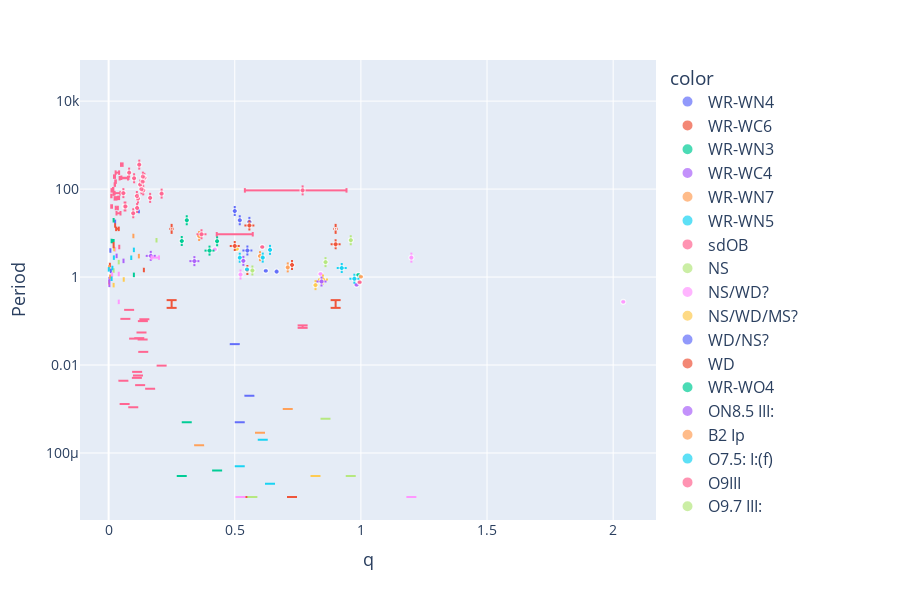

Notebook code cell kept with this figure:
### Code cell
# Plot q vs M1
plotly_vars("q", "Period", catalog_data, data=data, logy=True)

### Figure 1 — Plotly figure (JSON) as saved in the notebook; plotly's stock layout.template omitted (floating-point values rounded to 4 significant figures; data arrays with more than 128 entries replaced by an {"elided": "..."} marker saying what was removed)
{"data": [{"customdata": [["BAT99 19", "O6 V"], ["BAT99 49", "O9 V"], ["BAT99 59", "O9 V"], ["BAT99 64", "O9 V"], ["SMC AB 7", "O-O6 I"]], "error_x": {"array": [-0.532, -0.38, NaN, NaN, -0.5], "arrayminus": [0.532, 0.38, NaN, NaN, 0.5]}, "error_y": {"array": [-17.99, -31.66, -4.712, -37.53, -19.56], "arrayminus": [17.99, 31.66, 4.712, 37.53, 19.56]}, "hovertemplate": "color=WR-WN4<br>q=%{x}<br>Period=%{y}<br>size=%{marker.size}<br>System Name=%{customdata[0]}<br>Type1=%{customdata[1]}<extra></extra>", "legendgroup": "WR-WN4", "marker": {"color": "#636efa", "size": [5, 5, 5, 5, 5], "sizemode": "area", "sizeref": 0.2, "symbol": "circle"}, "mode": "markers", "name": "WR-WN4", "showlegend": true, "type": "scattergl", "x": [0.558, 0.5, NaN, NaN, 0.52], "xaxis": "x", "y": [17.99, 31.69, 4.713, 37.59, 19.56], "yaxis": "y"}, {"customdata": [["BAT99 28", "O5 V"]], "error_x": {"array": [-0.532], "arrayminus": [0.532]}, "error_y": {"array": [NaN], "arrayminus": [NaN]}, "hovertemplate": "color=WR-WC6<br>q=%{x}<br>Period=%{y}<br>size=%{marker.size}<br>System Name=%{customdata[0]}<br>Type1=%{customdata[1]}<extra></extra>", "legendgroup": "WR-WC6", "marker": {"color": "#EF553B", "size": [5], "sizemode": "area", "sizeref": 0.2, "symbol": "circle"}, "mode": "markers", "name": "WR-WC6", "showlegend": true, "type": "scattergl", "x": [0.558], "xaxis": "x", "y": [14.93], "yaxis": "y"}, {"customdata": [["BAT99 29", "B1.5 V"], ["BAT99 43", "O9 V"], ["BAT99 71", "O6.5 V"], ["BAT99 92", "O6 V"], ["BAT99 126", "O7 V"], ["SMC AB 3", "O-O9"], ["SMC AB 6", "O-O5.5 V"]], "error_x": {"array": [NaN, NaN, NaN, NaN, NaN, NaN, -0.41], "arrayminus": [NaN, NaN, NaN, NaN, NaN, NaN, 0.41]}, "error_y": {"array": [-2.201, -2.816, -2.326, -4.312, -25.46, -10.05, -6.538], "arrayminus": [2.201, 2.816, 2.326, 4.312, 25.46, 10.05, 6.538]}, "hovertemplate": "color=WR-WN3<br>q=%{x}<br>Period=%{y}<br>size=%{marker.size}<br>System Name=%{customdata[0]}<br>Type1=%{customdata[1]}<extra></extra>", "legendgroup": "WR-WN3", "marker": {"color": "#00cc96", "size": [5, 5, 5, 5, 5, 5, 5], "sizemode": "area", "sizeref": 0.2, "symbol": "circle"}, "mode": "markers", "name": "WR-WN3", "showlegend": true, "type": "scattergl", "x": [NaN, NaN, NaN, NaN, NaN, NaN, 0.43], "xaxis": "x", "y": [2.202, 2.816, 2.326, 4.312, 25.5, 10.05, 6.538], "yaxis": "y"}, {"customdata": [["BAT99 38", "O-uncertain"], ["BAT99 39", "O6 V"]], "error_x": {"array": [NaN, -0.135], "arrayminus": [NaN, 0.135]}, "error_y": {"array": [NaN, NaN], "arrayminus": [NaN, NaN]}, "hovertemplate": "color=WR-WC4<br>q=%{x}<br>Period=%{y}<br>size=%{marker.size}<br>System Name=%{customdata[0]}<br>Type1=%{customdata[1]}<extra></extra>", "legendgroup": "WR-WC4", "marker": {"color": "#ab63fa", "size": [5, 5], "sizemode": "area", "sizeref": 0.2, "symbol": "circle"}, "mode": "markers", "name": "WR-WC4", "showlegend": true, "type": "scattergl", "x": [NaN, 0.167], "xaxis": "x", "y": [3.033, 3.033], "yaxis": "y"}, {"customdata": [["BAT99 77", "O7.5 III"]], "error_x": {"array": [-0.48], "arrayminus": [0.48]}, "error_y": {"array": [-3.003], "arrayminus": [3.003]}, "hovertemplate": "color=WR-WN7<br>q=%{x}<br>Period=%{y}<br>size=%{marker.size}<br>System Name=%{customdata[0]}<br>Type1=%{customdata[1]}<extra></extra>", "legendgroup": "WR-WN7", "marker": {"color": "#FFA15A", "size": [5], "sizemode": "area", "sizeref": 0.2, "symbol": "circle"}, "mode": "markers", "name": "WR-WN7", "showlegend": true, "type": "scattergl", "x": [0.6], "xaxis": "x", "y": [3.003], "yaxis": "y"}, {"customdata": [["BAT99 103", "O4 V"], ["BAT99 129", "O4 V"]], "error_x": {"array": [-0.43, -0.59], "arrayminus": [0.43, 0.59]}, "error_y": {"array": [-2.759, -2.768], "arrayminus": [2.759, 2.768]}, "hovertemplate": "color=WR-WN5<br>q=%{x}<br>Period=%{y}<br>size=%{marker.size}<br>System Name=%{customdata[0]}<br>Type1=%{customdata[1]}<extra></extra>", "legendgroup": "WR-WN5", "marker": {"color": "#19d3f3", "size": [5, 5], "sizemode": "area", "sizeref": 0.2, "symbol": "circle"}, "mode": "markers", "name": "WR-WN5", "showlegend": true, "type": "scattergl", "x": [0.52, 0.611], "xaxis": "x", "y": [2.759, 2.769], "yaxis": "y"}, {"customdata": [["HD58978", "Be"], ["HD200120", "Be"], ["HD10516", "Be"], ["HD55606", "Be"], ["HD109387", "Be"], ["HD113120", "Be"], ["HD137387", "Be"], ["HD152478", "Be"], ["HD157042", "Be"], ["HD41335", "Be"], ["HD161306", "Be"], ["HD183537", "Be"], ["HD191610", "Be"], ["HD194335", "Be"], ["HD200310", "Be"], ["HD167128", "Be"]], "error_x": {"array": [-0.07608, -0.05046, -0.09946, -0.1246, -0.08547, -0.06291, -0.1101, -0.04, -0.02427, -0.012, -0.1115, -0.1008, -0.06595, -0.1229, -0.106, -0.05179], "arrayminus": [0.08461, 0.06596, 0.101, 0.1258, 0.09273, 0.09105, 0.1141, 0.05385, 0.05746, 0.03476, 0.1131, 0.102, 0.07229, 0.1263, 0.1085, 0.05341]}, "error_y": {"array": [-37.25, -28.19, -126.7, -93.74, -61.54, -181.4, -192.0, -236.3, -176.1, -80.87, -99.26, -69.52, -359.2, -63.14, -147.6, -40.32], "arrayminus": [37.25, 28.19, 126.7, 93.74, 61.54, 181.4, 192.0, 236.3, 176.1, 80.87, 99.26, 69.52, 359.2, 63.14, 147.6, 40.32]}, "hovertemplate": "color=sdOB<br>q=%{x}<br>Period=%{y}<br>size=%{marker.size}<br>System Name=%{customdata[0]}<br>Type1=%{customdata[1]}<extra></extra>", "legendgroup": "sdOB", "marker": {"color": "#FF6692", "size": [5, 5, 5, 5, 5, 5, 5, 5, 5, 5, 5, 5, 5, 5, 5, 5], "sizemode": "area", "sizeref": 0.2, "symbol": "circle"}, "mode": "markers", "name": "sdOB", "showlegend": true, "type": "scattergl", "x": [0.113, 0.09745, 0.125, 0.1373, 0.1167, 0.1416, 0.1356, 0.08154, 0.1009, 0.05852, 0.1302, 0.1122, 0.1214, 0.1646, 0.1349, 0.06368], "xaxis": "x", "y": [37.25, 28.19, 126.7, 93.76, 61.55, 181.5, 192.1, 236.5, 176.2, 80.87, 99.31, 69.53, 359.3, 63.15, 147.6, 40.33], "yaxis": "y"}, {"customdata": [["Gaia NS1", "MS"], ["J0553-1349", "MS"], ["J2057-4742", "MS"], ["J1553-6846", "MS"], ["J2102+3703", "MS"], ["J0742-4749", "MS"], ["J0152-2049", "MS"], ["J0003-5604", "MS"], ["J1733+5808", "MS"], ["J1150-2203", "MS"], ["J1449+6919", "MS"], ["J0217-7541", "MS"], ["J0639-3655", "MS"], ["J1739+4502", "MS"], ["J0036-0932", "MS"], ["J1048+6547", "MS"], ["J2145+2837", "MS"], ["J2244-2236", "MS"], ["J0824+5254", "MS"], ["J0230+5950", "MS"], ["J0634+6256", "MS"], ["PSR B1820-11", "MS/WD?"], ["PSR J1954+2529", "MS/WD?"]], "error_x": {"array": [NaN, NaN, NaN, NaN, NaN, NaN, NaN, NaN, NaN, NaN, NaN, NaN, NaN, NaN, NaN, NaN, NaN, NaN, NaN, NaN, NaN, NaN, NaN], "arrayminus": [NaN, NaN, NaN, NaN, NaN, NaN, NaN, NaN, NaN, NaN, NaN, NaN, NaN, NaN, NaN, NaN, NaN, NaN, NaN, NaN, NaN, NaN, NaN]}, "error_y": {"array": [-730.4, -189.0, -230.1, -310.1, -480.8, -497.2, -536.0, -561.5, -570.6, -631.6, -632.4, -635.4, -654.0, -656.8, -718.9, -822.0, -888.8, -937.8, -1023.0, -1024.0, -1044.0, -357.8, -82.72], "arrayminus": [730.4, 189.0, 230.1, 310.1, 480.8, 497.2, 536.0, 561.5, 570.6, 631.6, 632.4, 635.4, 654.0, 656.8, 718.9, 822.0, 888.8, 937.8, 1023.0, 1024.0, 1044.0, 357.8, 82.72]}, "hovertemplate": "color=NS<br>q=%{x}<br>Period=%{y}<br>size=%{marker.size}<br>System Name=%{customdata[0]}<br>Type1=%{customdata[1]}<extra></extra>", "legendgroup": "NS", "marker": {"color": "#B6E880", "size": [5, 5, 5, 5, 5, 5, 5, 5, 5, 5, 5, 5, 5, 5, 5, 5, 5, 5, 5, 5, 5, 5, 5], "sizemode": "area", "sizeref": 0.2, "symbol": "circle"}, "mode": "markers", "name": "NS", "showlegend": true, "type": "scattergl", "x": [NaN, NaN, NaN, NaN, NaN, NaN, NaN, NaN, NaN, NaN, NaN, NaN, NaN, NaN, NaN, NaN, NaN, NaN, NaN, NaN, NaN, NaN, NaN], "xaxis": "x", "y": [730.9, 189.1, 230.2, 310.2, 481.0, 497.6, 536.1, 561.8, 570.9, 631.8, 632.6, 636.1, 654.6, 657.4, 719.8, 827.0, 889.5, 938.3, 1027.0, 1029.0, 1046.0, 357.8, 82.72], "yaxis": "y"}, {"customdata": [["2XMM J1255", "MS"], ["2MASS J06163552", "MS"], ["LAMOST J1123", "MS"], ["56 UMa", "RG"], ["J0606+2132", "MS"], ["G3431", "MS"]], "error_x": {"array": [-1.0, NaN, -2.0, NaN, NaN, NaN], "arrayminus": [1.03, NaN, 2.0, NaN, NaN, NaN]}, "error_y": {"array": [-2.761, -0.8666, -0.2738, -16470.0, -2.774, -120.4], "arrayminus": [2.761, 0.8666, 0.2738, 16510.0, 2.774, 120.4]}, "hovertemplate": "color=NS/WD?<br>q=%{x}<br>Period=%{y}<br>size=%{marker.size}<br>System Name=%{customdata[0]}<br>Type1=%{customdata[1]}<extra></extra>", "legendgroup": "NS/WD?", "marker": {"color": "#FF97FF", "size": [5, 5, 5, 5, 5, 5], "sizemode": "area", "sizeref": 0.2, "symbol": "circle"}, "mode": "markers", "name": "NS/WD?", "showlegend": true, "type": "scattergl", "x": [1.2, NaN, 2.04, NaN, NaN, NaN], "xaxis": "x", "y": [2.761, 0.8666, 0.2738, 16910.0, 2.774, 120.6], "yaxis": "y"}, {"customdata": [["G8441", "RG"]], "error_x": {"array": [NaN], "arrayminus": [NaN]}, "error_y": {"array": [-46.69], "arrayminus": [46.73]}, "hovertemplate": "color=NS/WD/MS?<br>q=%{x}<br>Period=%{y}<br>size=%{marker.size}<br>System Name=%{customdata[0]}<br>Type1=%{customdata[1]}<extra></extra>", "legendgroup": "NS/WD/MS?", "marker": {"color": "#FECB52", "size": [5], "sizemode": "area", "sizeref": 0.2, "symbol": "circle"}, "mode": "markers", "name": "NS/WD/MS?", "showlegend": true, "type": "scattergl", "x": [NaN], "xaxis": "x", "y": [46.81], "yaxis": "y"}, {"customdata": [["LAMOST J2354", "MS"], ["2MASS J1527", "MS"]], "error_x": {"array": [NaN, NaN], "arrayminus": [NaN, NaN]}, "error_y": {"array": [-0.4799, -0.2557], "arrayminus": [0.4799, 0.2557]}, "hovertemplate": "color=WD/NS?<br>q=%{x}<br>Period=%{y}<br>size=%{marker.size}<br>System Name=%{customdata[0]}<br>Type1=%{customdata[1]}<extra></extra>", "legendgroup": "WD/NS?", "marker": {"color": "#636efa", "size": [5, 5], "sizemode": "area", "sizeref": 0.2, "symbol": "circle"}, "mode": "markers", "name": "WD/NS?", "showlegend": true, "type": "scattergl", "x": [NaN, NaN], "xaxis": "x", "y": [0.4799, 0.2557], "yaxis": "y"}, {"customdata": {"elided": "3618x2 str values"}, "error_x": {"array": {"elided": "3618 float values"}, "arrayminus": {"elided": "3618 float values"}}, "error_y": {"array": {"elided": "3618 float values"}, "arrayminus": {"elided": "3618 float values"}}, "hovertemplate": "color=WD<br>q=%{x}<br>Period=%{y}<br>size=%{marker.size}<br>System Name=%{customdata[0]}<br>Type1=%{customdata[1]}<extra></extra>", "legendgroup": "WD", "marker": {"color": "#EF553B", "size": {"elided": "3618 int values"}, "sizemode": "area", "sizeref": 0.2, "symbol": "circle"}, "mode": "markers", "name": "WD", "showlegend": true, "type": "scattergl", "x": {"elided": "3618 float values"}, "xaxis": "x", "y": {"elided": "3618 float values"}, "yaxis": "y"}, {"customdata": [["SMC AB 8", "O-O4 V"]], "error_x": {"array": [-0.29], "arrayminus": [0.29]}, "error_y": {"array": [-19.56], "arrayminus": [19.56]}, "hovertemplate": "color=WR-WO4<br>q=%{x}<br>Period=%{y}<br>size=%{marker.size}<br>System Name=%{customdata[0]}<br>Type1=%{customdata[1]}<extra></extra>", "legendgroup": "WR-WO4", "marker": {"color": "#00cc96", "size": [5], "sizemode": "area", "sizeref": 0.2, "symbol": "circle"}, "mode": "markers", "name": "WR-WO4", "showlegend": true, "type": "scattergl", "x": [0.31], "xaxis": "x", "y": [19.56], "yaxis": "y"}, {"customdata": [["VFTS 061", "O9.7: V:"]], "error_x": {"array": [-0.475], "arrayminus": [0.475]}, "error_y": {"array": [-2.333], "arrayminus": [2.333]}, "hovertemplate": "color=ON8.5 III:<br>q=%{x}<br>Period=%{y}<br>size=%{marker.size}<br>System Name=%{customdata[0]}<br>Type1=%{customdata[1]}<extra></extra>", "legendgroup": "ON8.5 III:", "marker": {"color": "#ab63fa", "size": [5], "sizemode": "area", "sizeref": 0.2, "symbol": "circle"}, "mode": "markers", "name": "ON8.5 III:", "showlegend": true, "type": "scattergl", "x": [0.534], "xaxis": "x", "y": [2.333], "yaxis": "y"}, {"customdata": [["VFTS 652", "O9 III:"]], "error_x": {"array": [-0.261], "arrayminus": [0.261]}, "error_y": {"array": [-8.589], "arrayminus": [8.589]}, "hovertemplate": "color=B2 Ip<br>q=%{x}<br>Period=%{y}<br>size=%{marker.size}<br>System Name=%{customdata[0]}<br>Type1=%{customdata[1]}<extra></extra>", "legendgroup": "B2 Ip", "marker": {"color": "#FFA15A", "size": [5], "sizemode": "area", "sizeref": 0.2, "symbol": "circle"}, "mode": "markers", "name": "B2 Ip", "showlegend": true, "type": "scattergl", "x": [0.359], "xaxis": "x", "y": [8.589], "yaxis": "y"}, {"customdata": [["VFTS 538", "ON9 Ia"]], "error_x": {"array": [-0.54], "arrayminus": [0.54]}, "error_y": {"array": [-4.16], "arrayminus": [4.16]}, "hovertemplate": "color=O7.5: I:(f)<br>q=%{x}<br>Period=%{y}<br>size=%{marker.size}<br>System Name=%{customdata[0]}<br>Type1=%{customdata[1]}<extra></extra>", "legendgroup": "O7.5: I:(f)", "marker": {"color": "#19d3f3", "size": [5], "sizemode": "area", "sizeref": 0.2, "symbol": "circle"}, "mode": "markers", "name": "O7.5: I:(f)", "showlegend": true, "type": "scattergl", "x": [0.64], "xaxis": "x", "y": [4.16], "yaxis": "y"}, {"customdata": [["HV 2543", "O8V:"]], "error_x": {"array": [-0.567], "arrayminus": [0.567]}, "error_y": {"array": [-4.829], "arrayminus": [4.829]}, "hovertemplate": "color=O9III<br>q=%{x}<br>Period=%{y}<br>size=%{marker.size}<br>System Name=%{customdata[0]}<br>Type1=%{customdata[1]}<extra></extra>", "legendgroup": "O9III", "marker": {"color": "#FF6692", "size": [5], "sizemode": "area", "sizeref": 0.2, "symbol": "circle"}, "mode": "markers", "name": "O9III", "showlegend": true, "type": "scattergl", "x": [0.609], "xaxis": "x", "y": [4.829], "yaxis": "y"}, {"customdata": [["VFTS 450", "O7::"]], "error_x": {"array": [-0.77], "arrayminus": [0.77]}, "error_y": {"array": [-6.892], "arrayminus": [6.892]}, "hovertemplate": "color=O9.7 III:<br>q=%{x}<br>Period=%{y}<br>size=%{marker.size}<br>System Name=%{customdata[0]}<br>Type1=%{customdata[1]}<extra></extra>", "legendgroup": "O9.7 III:", "marker": {"color": "#B6E880", "size": [5], "sizemode": "area", "sizeref": 0.2, "symbol": "circle"}, "mode": "markers", "name": "O9.7 III:", "showlegend": true, "type": "scattergl", "x": [0.96], "xaxis": "x", "y": [6.892], "yaxis": "y"}, {"customdata": [["W61 28-22", "O7V"]], "error_x": {"array": [-0.395], "arrayminus": [0.395]}, "error_y": {"array": [-4.251], "arrayminus": [4.251]}, "hovertemplate": "color= O8.5III<br>q=%{x}<br>Period=%{y}<br>size=%{marker.size}<br>System Name=%{customdata[0]}<br>Type1=%{customdata[1]}<extra></extra>", "legendgroup": " O8.5III", "marker": {"color": "#FF97FF", "size": [5], "sizemode": "area", "sizeref": 0.2, "symbol": "circle"}, "mode": "markers", "name": " O8.5III", "showlegend": true, "type": "scattergl", "x": [0.421], "xaxis": "x", "y": [4.251], "yaxis": "y"}, {"customdata": [["HV 2241", "O7 III"]], "error_x": {"array": [-0.486], "arrayminus": [0.486]}, "error_y": {"array": [-4.343], "arrayminus": [4.343]}, "hovertemplate": "color=B0 III<br>q=%{x}<br>Period=%{y}<br>size=%{marker.size}<br>System Name=%{customdata[0]}<br>Type1=%{customdata[1]}<extra></extra>", "legendgroup": "B0 III", "marker": {"color": "#FECB52", "size": [5], "sizemode": "area", "sizeref": 0.2, "symbol": "circle"}, "mode": "markers", "name": "B0 III", "showlegend": true, "type": "scattergl", "x": [0.508], "xaxis": "x", "y": [4.343], "yaxis": "y"}, {"customdata": [["TT Aur", "B2V"]], "error_x": {"array": [NaN], "arrayminus": [NaN]}, "error_y": {"array": [-1.333], "arrayminus": [1.333]}, "hovertemplate": "color=B4<br>q=%{x}<br>Period=%{y}<br>size=%{marker.size}<br>System Name=%{customdata[0]}<br>Type1=%{customdata[1]}<extra></extra>", "legendgroup": "B4", "marker": {"color": "#636efa", "size": [5], "sizemode": "area", "sizeref": 0.2, "symbol": "circle"}, "mode": "markers", "name": "B4", "showlegend": true, "type": "scattergl", "x": [0.666], "xaxis": "x", "y": [1.333], "yaxis": "y"}, {"customdata": [["Mu1 Sco", "B1V"]], "error_x": {"array": [-0.41], "arrayminus": [0.41]}, "error_y": {"array": [-1.446], "arrayminus": [1.446]}, "hovertemplate": "color=B:<br>q=%{x}<br>Period=%{y}<br>size=%{marker.size}<br>System Name=%{customdata[0]}<br>Type1=%{customdata[1]}<extra></extra>", "legendgroup": "B:", "marker": {"color": "#EF553B", "size": [5], "sizemode": "area", "sizeref": 0.2, "symbol": "circle"}, "mode": "markers", "name": "B:", "showlegend": true, "type": "scattergl", "x": [0.55], "xaxis": "x", "y": [1.446], "yaxis": "y"}, {"customdata": [["SV Gem", "B3"]], "error_x": {"array": [NaN], "arrayminus": [NaN]}, "error_y": {"array": [NaN], "arrayminus": [NaN]}, "hovertemplate": "color=F:6.5:IV:<br>q=%{x}<br>Period=%{y}<br>size=%{marker.size}<br>System Name=%{customdata[0]}<br>Type1=%{customdata[1]}<extra></extra>", "legendgroup": "F:6.5:IV:", "marker": {"color": "#00cc96", "size": [5], "sizemode": "area", "sizeref": 0.2, "symbol": "circle"}, "mode": "markers", "name": "F:6.5:IV:", "showlegend": true, "type": "scattergl", "x": [0.4], "xaxis": "x", "y": [4.0], "yaxis": "y"}, {"customdata": [["V454 Cyg", "B2.5V"]], "error_x": {"array": [NaN], "arrayminus": [NaN]}, "error_y": {"array": [NaN], "arrayminus": [NaN]}, "hovertemplate": "color=B7III<br>q=%{x}<br>Period=%{y}<br>size=%{marker.size}<br>System Name=%{customdata[0]}<br>Type1=%{customdata[1]}<extra></extra>", "legendgroup": "B7III", "marker": {"color": "#ab63fa", "size": [5], "sizemode": "area", "sizeref": 0.2, "symbol": "circle"}, "mode": "markers", "name": "B7III", "showlegend": true, "type": "scattergl", "x": [0.34], "xaxis": "x", "y": [2.31], "yaxis": "y"}, {"customdata": [["Gaia BH1", "MS"], ["Gaia BH2", "RG"], ["Gaia BH3", "RG"], ["VFTS 243", "O7V"], ["NGC 3201 #12560", "MS"], ["HD 130298", "O6.5III"]], "error_x": {"array": [NaN, NaN, NaN, NaN, NaN, NaN], "arrayminus": [NaN, NaN, NaN, NaN, NaN, NaN]}, "error_y": {"array": [-185.4, -1276.0, -4155.0, -10.4, -166.9, -14.63], "arrayminus": [185.4, 1276.0, 4155.0, 10.4, 166.9, 14.63]}, "hovertemplate": "color=BH<br>q=%{x}<br>Period=%{y}<br>size=%{marker.size}<br>System Name=%{customdata[0]}<br>Type1=%{customdata[1]}<extra></extra>", "legendgroup": "BH", "marker": {"color": "#FFA15A", "size": [5, 5, 5, 5, 5, 5], "sizemode": "area", "sizeref": 0.2, "symbol": "circle"}, "mode": "markers", "name": "BH", "showlegend": true, "type": "scattergl", "x": [NaN, NaN, NaN, NaN, NaN, NaN], "xaxis": "x", "y": [185.4, 1277.0, 4253.0, 10.4, 167.0, 14.63], "yaxis": "y"}, {"customdata": [["G3425", "RG"]], "error_x": {"array": [NaN], "arrayminus": [NaN]}, "error_y": {"array": [-875.0], "arrayminus": [875.0]}, "hovertemplate": "color=BH?<br>q=%{x}<br>Period=%{y}<br>size=%{marker.size}<br>System Name=%{customdata[0]}<br>Type1=%{customdata[1]}<extra></extra>", "legendgroup": "BH?", "marker": {"color": "#19d3f3", "size": [5], "sizemode": "area", "sizeref": 0.2, "symbol": "circle"}, "mode": "markers", "name": "BH?", "showlegend": true, "type": "scattergl", "x": [NaN], "xaxis": "x", "y": [877.0], "yaxis": "y"}, {"customdata": [["VFTS 291", "B"], ["LB-1", "B3Ve"], ["NGC 1850 BH1", "MS"], ["HR 6819", "B2-3Ve"], ["2dFS 163", "B0-1Ve"], ["2dFS 2553", "Be"], ["Sk -71 35", "O9Ve"], ["SMCSGS-FS 69", "Be"], ["Gamma Columbae", "?"], ["Upsilon Sagittarii", "B"]], "error_x": {"array": [NaN, -0.19, NaN, -0.0534, NaN, 0.174, 0.203, NaN, NaN, NaN], "arrayminus": [NaN, 0.19, NaN, 0.0534, NaN, 0.229, -0.0602, NaN, NaN, NaN]}, "error_y": {"array": [-108.0, -78.79, NaN, -40.22, NaN, -93.53, NaN, NaN, NaN, NaN], "arrayminus": [108.0, 78.79, NaN, 40.22, NaN, 93.52, NaN, NaN, NaN, NaN]}, "hovertemplate": "color=SS<br>q=%{x}<br>Period=%{y}<br>size=%{marker.size}<br>System Name=%{customdata[0]}<br>Type1=%{customdata[1]}<extra></extra>", "legendgroup": "SS", "marker": {"color": "#FF6692", "size": [5, 5, 5, 5, 5, 5, 5, 5, 5, 5], "sizemode": "area", "sizeref": 0.2, "symbol": "circle"}, "mode": "markers", "name": "SS", "showlegend": true, "type": "scattergl", "x": [NaN, 0.21, NaN, 0.0667, NaN, 0.769, 0.3684, NaN, NaN, NaN], "xaxis": "x", "y": [108.1, 78.8, 5.04, 40.34, NaN, 93.6, 9.399, NaN, NaN, 137.9], "yaxis": "y"}, {"customdata": [["LSS 3074", "O6-7:(f):, Contact"]], "error_x": {"array": [-0.82], "arrayminus": [0.82]}, "error_y": {"array": [-2.185], "arrayminus": [2.185]}, "hovertemplate": "color=O4 f +, Contact<br>q=%{x}<br>Period=%{y}<br>size=%{marker.size}<br>System Name=%{customdata[0]}<br>Type1=%{customdata[1]}<extra></extra>", "legendgroup": "O4 f +, Contact", "marker": {"color": "#B6E880", "size": [5], "sizemode": "area", "sizeref": 0.2, "symbol": "circle"}, "mode": "markers", "name": "O4 f +, Contact", "showlegend": true, "type": "scattergl", "x": [0.86], "xaxis": "x", "y": [2.185], "yaxis": "y"}, {"customdata": [["MY Cam", "O4.5-6V, Contact"]], "error_x": {"array": [-0.8], "arrayminus": [0.8]}, "error_y": {"array": [-1.175], "arrayminus": [1.175]}, "hovertemplate": "color=O6V, Contact<br>q=%{x}<br>Period=%{y}<br>size=%{marker.size}<br>System Name=%{customdata[0]}<br>Type1=%{customdata[1]}<extra></extra>", "legendgroup": "O6V, Contact", "marker": {"color": "#FF97FF", "size": [5], "sizemode": "area", "sizeref": 0.2, "symbol": "circle"}, "mode": "markers", "name": "O6V, Contact", "showlegend": true, "type": "scattergl", "x": [0.84], "xaxis": "x", "y": [1.175], "yaxis": "y"}, {"customdata": [["OGLE SMC-SC10 108086", "O9V, Contact"]], "error_x": {"array": [-0.79], "arrayminus": [0.79]}, "error_y": {"array": [NaN], "arrayminus": [NaN]}, "hovertemplate": "color=O9.5-B0V, Contact<br>q=%{x}<br>Period=%{y}<br>size=%{marker.size}<br>System Name=%{customdata[0]}<br>Type1=%{customdata[1]}<extra></extra>", "legendgroup": "O9.5-B0V, Contact", "marker": {"color": "#FECB52", "size": [5], "sizemode": "area", "sizeref": 0.2, "symbol": "circle"}, "mode": "markers", "name": "O9.5-B0V, Contact", "showlegend": true, "type": "scattergl", "x": [0.85], "xaxis": "x", "y": [0.8831], "yaxis": "y"}, {"customdata": [["TU Mus", "O7V, Contact"]], "error_x": {"array": [-0.614], "arrayminus": [0.614]}, "error_y": {"array": [-1.387], "arrayminus": [1.387]}, "hovertemplate": "color=O8V, Contact<br>q=%{x}<br>Period=%{y}<br>size=%{marker.size}<br>System Name=%{customdata[0]}<br>Type1=%{customdata[1]}<extra></extra>", "legendgroup": "O8V, Contact", "marker": {"color": "#636efa", "size": [5], "sizemode": "area", "sizeref": 0.2, "symbol": "circle"}, "mode": "markers", "name": "O8V, Contact", "showlegend": true, "type": "scattergl", "x": [0.623], "xaxis": "x", "y": [1.387], "yaxis": "y"}, {"customdata": [["V382 Cyg", "O6.5V((f)), Contact"]], "error_x": {"array": [-0.722], "arrayminus": [0.722]}, "error_y": {"array": [-1.886], "arrayminus": [1.886]}, "hovertemplate": "color=O6V((f)), Contact<br>q=%{x}<br>Period=%{y}<br>size=%{marker.size}<br>System Name=%{customdata[0]}<br>Type1=%{customdata[1]}<extra></extra>", "legendgroup": "O6V((f)), Contact", "marker": {"color": "#EF553B", "size": [5], "sizemode": "area", "sizeref": 0.2, "symbol": "circle"}, "mode": "markers", "name": "O6V((f)), Contact", "showlegend": true, "type": "scattergl", "x": [0.727], "xaxis": "x", "y": [1.886], "yaxis": "y"}, {"customdata": [["VFTS 352", "O4.5 V(n)((fc))z, Contact"]], "error_x": {"array": [-0.89], "arrayminus": [0.89]}, "error_y": {"array": [-1.124], "arrayminus": [1.124]}, "hovertemplate": "color=O5.5 V(n)((fc))z, Contact<br>q=%{x}<br>Period=%{y}<br>size=%{marker.size}<br>System Name=%{customdata[0]}<br>Type1=%{customdata[1]}<extra></extra>", "legendgroup": "O5.5 V(n)((fc))z, Contact", "marker": {"color": "#00cc96", "size": [5], "sizemode": "area", "sizeref": 0.2, "symbol": "circle"}, "mode": "markers", "name": "O5.5 V(n)((fc))z, Contact", "showlegend": true, "type": "scattergl", "x": [0.99], "xaxis": "x", "y": [1.124], "yaxis": "y"}, {"customdata": [["CT Tau", "B1V, Contact"], ["GU Mon", "B1V, Contact"]], "error_x": {"array": [-0.98, -0.973], "arrayminus": [0.98, 0.973]}, "error_y": {"array": [-0.6668, -0.8966], "arrayminus": [0.6668, 0.8966]}, "hovertemplate": "color=B1V, Contact<br>q=%{x}<br>Period=%{y}<br>size=%{marker.size}<br>System Name=%{customdata[0]}<br>Type1=%{customdata[1]}<extra></extra>", "legendgroup": "B1V, Contact", "marker": {"color": "#ab63fa", "size": [5, 5], "sizemode": "area", "sizeref": 0.2, "symbol": "circle"}, "mode": "markers", "name": "B1V, Contact", "showlegend": true, "type": "scattergl", "x": [0.983, 0.976], "xaxis": "x", "y": [0.6668, 0.8966], "yaxis": "y"}, {"customdata": [["SV Cen", "B, Contact?"]], "error_x": {"array": [-0.708], "arrayminus": [0.708]}, "error_y": {"array": [-1.657], "arrayminus": [1.657]}, "hovertemplate": "color=B, Contact?<br>q=%{x}<br>Period=%{y}<br>size=%{marker.size}<br>System Name=%{customdata[0]}<br>Type1=%{customdata[1]}<extra></extra>", "legendgroup": "B, Contact?", "marker": {"color": "#FFA15A", "size": [5], "sizemode": "area", "sizeref": 0.2, "symbol": "circle"}, "mode": "markers", "name": "B, Contact?", "showlegend": true, "type": "scattergl", "x": [0.71], "xaxis": "x", "y": [1.658], "yaxis": "y"}, {"customdata": [["V606 Cen", "B0.5V, Contact"]], "error_x": {"array": [-0.5477], "arrayminus": [0.5477]}, "error_y": {"array": [-1.495], "arrayminus": [1.495]}, "hovertemplate": "color=B2V, Contact<br>q=%{x}<br>Period=%{y}<br>size=%{marker.size}<br>System Name=%{customdata[0]}<br>Type1=%{customdata[1]}<extra></extra>", "legendgroup": "B2V, Contact", "marker": {"color": "#19d3f3", "size": [5], "sizemode": "area", "sizeref": 0.2, "symbol": "circle"}, "mode": "markers", "name": "B2V, Contact", "showlegend": true, "type": "scattergl", "x": [0.5484], "xaxis": "x", "y": [1.495], "yaxis": "y"}, {"customdata": [["V701 Sco", "B1-1.5V, Contact"]], "error_x": {"array": [-0.993], "arrayminus": [0.993]}, "error_y": {"array": [-0.7619], "arrayminus": [0.7619]}, "hovertemplate": "color=B1-1.5V, Contact<br>q=%{x}<br>Period=%{y}<br>size=%{marker.size}<br>System Name=%{customdata[0]}<br>Type1=%{customdata[1]}<extra></extra>", "legendgroup": "B1-1.5V, Contact", "marker": {"color": "#FF6692", "size": [5], "sizemode": "area", "sizeref": 0.2, "symbol": "circle"}, "mode": "markers", "name": "B1-1.5V, Contact", "showlegend": true, "type": "scattergl", "x": [0.995], "xaxis": "x", "y": [0.7619], "yaxis": "y"}, {"customdata": [["V745 Cas", "B0V, Contact"]], "error_x": {"array": [-0.55], "arrayminus": [0.55]}, "error_y": {"array": [-1.411], "arrayminus": [1.411]}, "hovertemplate": "color=B1-2 IV/V, Contact<br>q=%{x}<br>Period=%{y}<br>size=%{marker.size}<br>System Name=%{customdata[0]}<br>Type1=%{customdata[1]}<extra></extra>", "legendgroup": "B1-2 IV/V, Contact", "marker": {"color": "#B6E880", "size": [5], "sizemode": "area", "sizeref": 0.2, "symbol": "circle"}, "mode": "markers", "name": "B1-2 IV/V, Contact", "showlegend": true, "type": "scattergl", "x": [0.57], "xaxis": "x", "y": [1.411], "yaxis": "y"}, {"customdata": [["VFTS 066", "B0V, Contact"]], "error_x": {"array": [-0.509], "arrayminus": [0.509]}, "error_y": {"array": [-1.141], "arrayminus": [1.141]}, "hovertemplate": "color=B1.5III, Contact<br>q=%{x}<br>Period=%{y}<br>size=%{marker.size}<br>System Name=%{customdata[0]}<br>Type1=%{customdata[1]}<extra></extra>", "legendgroup": "B1.5III, Contact", "marker": {"color": "#FF97FF", "size": [5], "sizemode": "area", "sizeref": 0.2, "symbol": "circle"}, "mode": "markers", "name": "B1.5III, Contact", "showlegend": true, "type": "scattergl", "x": [0.523], "xaxis": "x", "y": [1.141], "yaxis": "y"}, {"customdata": [["RZ Pyx", "B5V, Contact"]], "error_x": {"array": [-0.8], "arrayminus": [0.8]}, "error_y": {"array": [-0.6562], "arrayminus": [0.6562]}, "hovertemplate": "color=B5/7V, Contact<br>q=%{x}<br>Period=%{y}<br>size=%{marker.size}<br>System Name=%{customdata[0]}<br>Type1=%{customdata[1]}<extra></extra>", "legendgroup": "B5/7V, Contact", "marker": {"color": "#FECB52", "size": [5], "sizemode": "area", "sizeref": 0.2, "symbol": "circle"}, "mode": "markers", "name": "B5/7V, Contact", "showlegend": true, "type": "scattergl", "x": [0.82], "xaxis": "x", "y": [0.6563], "yaxis": "y"}, {"customdata": [["LY Aur", "O9II, Contact"]], "error_x": {"array": [-0.543], "arrayminus": [0.543]}, "error_y": {"array": [NaN], "arrayminus": [NaN]}, "hovertemplate": "color=O9III, Contact<br>q=%{x}<br>Period=%{y}<br>size=%{marker.size}<br>System Name=%{customdata[0]}<br>Type1=%{customdata[1]}<extra></extra>", "legendgroup": "O9III, Contact", "marker": {"color": "#636efa", "size": [5], "sizemode": "area", "sizeref": 0.2, "symbol": "circle"}, "mode": "markers", "name": "O9III, Contact", "showlegend": true, "type": "scattergl", "x": [0.55], "xaxis": "x", "y": [4.02], "yaxis": "y"}, {"customdata": [["XZ Cep", "O9.5V, Contact"], ["V348 Car", "B0-B.05III , Contact"]], "error_x": {"array": [-0.48, -0.88], "arrayminus": [0.48, 0.88]}, "error_y": {"array": [NaN, NaN], "arrayminus": [NaN, NaN]}, "hovertemplate": "color=B1III, Contact<br>q=%{x}<br>Period=%{y}<br>size=%{marker.size}<br>System Name=%{customdata[0]}<br>Type1=%{customdata[1]}<extra></extra>", "legendgroup": "B1III, Contact", "marker": {"color": "#EF553B", "size": [5, 5], "sizemode": "area", "sizeref": 0.2, "symbol": "circle"}, "mode": "markers", "name": "B1III, Contact", "showlegend": true, "type": "scattergl", "x": [0.5, 0.9], "xaxis": "x", "y": [5.097, 5.562], "yaxis": "y"}, {"customdata": [["V729 Cyg", "O6.5-7 Ia, Contact"]], "error_x": {"array": [-0.278], "arrayminus": [0.278]}, "error_y": {"array": [-6.598], "arrayminus": [6.598]}, "hovertemplate": "color=Ofpe/WN9, Contact<br>q=%{x}<br>Period=%{y}<br>size=%{marker.size}<br>System Name=%{customdata[0]}<br>Type1=%{customdata[1]}<extra></extra>", "legendgroup": "Ofpe/WN9, Contact", "marker": {"color": "#00cc96", "size": [5], "sizemode": "area", "sizeref": 0.2, "symbol": "circle"}, "mode": "markers", "name": "Ofpe/WN9, Contact", "showlegend": true, "type": "scattergl", "x": [0.29], "xaxis": "x", "y": [6.598], "yaxis": "y"}, {"customdata": [["BH Cen", "B, Contact"]], "error_x": {"array": [-0.841], "arrayminus": [0.841]}, "error_y": {"array": [NaN], "arrayminus": [NaN]}, "hovertemplate": "color=B, Contact<br>q=%{x}<br>Period=%{y}<br>size=%{marker.size}<br>System Name=%{customdata[0]}<br>Type1=%{customdata[1]}<extra></extra>", "legendgroup": "B, Contact", "marker": {"color": "#ab63fa", "size": [5], "sizemode": "area", "sizeref": 0.2, "symbol": "circle"}, "mode": "markers", "name": "B, Contact", "showlegend": true, "type": "scattergl", "x": [0.844], "xaxis": "x", "y": [0.7916], "yaxis": "y"}, {"customdata": [["HD 64315B", "O9V, Contact"]], "error_x": {"array": [-0.994], "arrayminus": [0.994]}, "error_y": {"array": [-1.019], "arrayminus": [1.019]}, "hovertemplate": "color=O9V, Contact<br>q=%{x}<br>Period=%{y}<br>size=%{marker.size}<br>System Name=%{customdata[0]}<br>Type1=%{customdata[1]}<extra></extra>", "legendgroup": "O9V, Contact", "marker": {"color": "#FFA15A", "size": [5], "sizemode": "area", "sizeref": 0.2, "symbol": "circle"}, "mode": "markers", "name": "O9V, Contact", "showlegend": true, "type": "scattergl", "x": [1.0], "xaxis": "x", "y": [1.019], "yaxis": "y"}, {"customdata": [["DIRECT V4741 M31A", "O, Contact"], ["DIRECT V1555 M31A", "O, Contact"]], "error_x": {"array": [-0.909, -0.962], "arrayminus": [0.909, 0.962]}, "error_y": {"array": [NaN, NaN], "arrayminus": [NaN, NaN]}, "hovertemplate": "color=O, Contact<br>q=%{x}<br>Period=%{y}<br>size=%{marker.size}<br>System Name=%{customdata[0]}<br>Type1=%{customdata[1]}<extra></extra>", "legendgroup": "O, Contact", "marker": {"color": "#19d3f3", "size": [5, 5], "sizemode": "area", "sizeref": 0.2, "symbol": "circle"}, "mode": "markers", "name": "O, Contact", "showlegend": true, "type": "scattergl", "x": [0.924, 0.974], "xaxis": "x", "y": [1.604, 0.917], "yaxis": "y"}], "layout": {"height": 600, "legend": {"font": {"size": 16}, "itemsizing": "constant", "title": {"text": "color"}, "tracegroupgap": 0}, "margin": {"t": 60}, "width": 900, "xaxis": {"anchor": "y", "domain": [0, 1], "tickfont": {"size": 14}, "title": {"font": {"size": 18}, "text": "q"}}, "yaxis": {"anchor": "x", "domain": [0, 1], "tickfont": {"size": 14}, "title": {"font": {"size": 18}, "text": "Period"}, "type": "log"}}}
